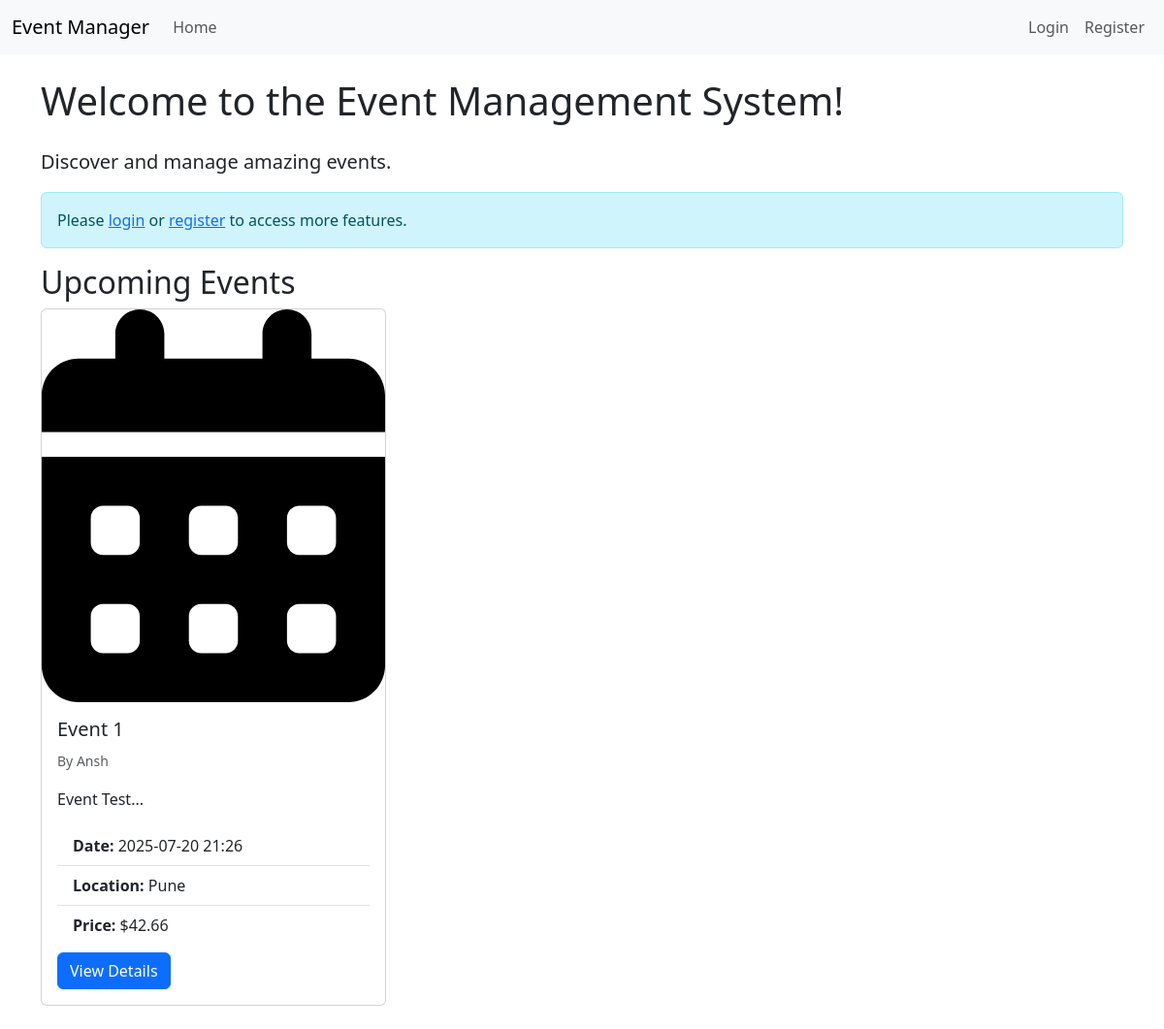
The page /home on the database its author committed.
### app/models.py (models this page shows, shortened)
class Event(db.Model):
    id = db.Column(db.Integer, primary_key=True)
    title = db.Column(db.String(100), nullable=False)
    description = db.Column(db.Text, nullable=False)
    start_time = db.Column(db.DateTime, nullable=False, default = datetime.utcnow())
    end_time = db.Column(db.DateTime, nullable=False, default = datetime.utcnow())
    location = db.Column(db.String(100), nullable=False)
    capacity = db.Column(db.Integer, nullable=False)
    ticket_price = db.Column(db.Float, nullable=False)
    organizer_id = db.Column(db.Integer, db.ForeignKey('user.id'), nullable=False)
    status = db.Column(db.String(10), nullable=False, default='upcoming') # 'upcoming', 'active', 'completed', 'canceled'
    tickets = db.relationship('Ticket', backref='event', lazy=True)

class User(db.Model, UserMixin):
    id = db.Column(db.Integer, primary_key=True)
    username = db.Column(db.String(20), unique=True, nullable=False)
    email = db.Column(db.String(120), unique=True, nullable=False)
    password_hash = db.Column(db.String(128), nullable=False)
    role = db.Column(db.String(10), nullable=False, default='attendee') # 'attendee', 'organizer', 'admin'
    event_organized = db.relationship('Event', backref='organizer', lazy=True)
    tickets = db.relationship('Ticket', backref='buyer', lazy=True)

### app/main/routes.py (the view)
@main_bp.route('/')
@main_bp.route('/home')
def home():
    events = Event.query.filter(Event.end_time > datetime.utcnow()).order_by(Event.start_time.asc()).all()
    return render_template('main/home.html',title='Home', events=events)

### app/templates/main/home.html
{% extends "base.html" %}
{% block content %}
    <h1 class="mb-4">Welcome to the Event Management System!</h1>
    <p class="lead">Discover and manage amazing events.</p>
    {% if not current_user.is_authenticated %}
    <div class="alert alert-info" role="alert">
        Please <a href="{{ url_for('auth.login') }}">login</a> or <a href="{{ url_for('auth.register') }}">register</a> to access more features.
    </div>
    {% else %}
    <p>Hello, {{ current_user.username }}! Check out the <a href="{{ url_for('main.dashboard') }}">dashboard</a>.</p>
    {% endif %}
    <h2>Upcoming Events</h2>
    <div class="row">
            {% if events %}
                {% for event in events %}
                    <div class="col-md-4 mb-4">
                        <div class="card h-100">
                            <img src="{{ url_for('static', filename='images/calendar-days-solid.svg') }}" class="card-img-top" alt="Event Image">
                            <div class="card-body">
                                <h5 class="card-title">{{ event.title }}</h5>
                                <p class="card-text"><small class="text-muted">By {{ event.organizer.username }}</small></p>
                                <p class="card-text">{{ event.description[:100] }}...</p>
                                <ul class="list-group list-group-flush mb-2">
                                    <li class="list-group-item"><strong>Date:</strong> {{ event.start_time.strftime('%Y-%m-%d %H:%M') }}</li>
                                    <li class="list-group-item"><strong>Location:</strong> {{ event.location }}</li>
                                    <li class="list-group-item"><strong>Price:</strong> ${{ "%.2f"|format(event.ticket_price) }}</li>
                                </ul>
                                <a href="{{ url_for('event.event_details', event_id=event.id) }}" class="btn btn-primary">View Details</a>
                            </div>
                        </div>
                    </div>
                {% endfor %}
            {% else %}
                <p class="text-muted">No upcoming events found.</p>
            {% endif %}
        </div>
{% endblock %}

### rows shown on the page
Event: title "Event 1", organizer.username "Ansh", description "Event Test", start_time "2025-07-20 21:26", location "Pune", ticket_price "42.66"
